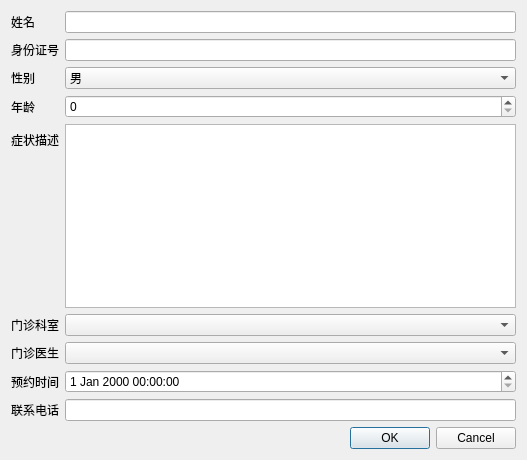
<?xml version="1.0" encoding="UTF-8"?>
<ui version="4.0">
 <class>AddBooking</class>
 <widget class="QDialog" name="AddBooking">
  <property name="geometry">
   <rect>
    <x>0</x>
    <y>0</y>
    <width>527</width>
    <height>460</height>
   </rect>
  </property>
  <property name="windowTitle">
   <string>Dialog</string>
  </property>
  <layout class="QVBoxLayout" name="verticalLayout">
   <item>
    <layout class="QFormLayout" name="formLayout">
     <item row="0" column="0">
      <widget class="QLabel" name="label">
       <property name="text">
        <string>姓名</string>
       </property>
      </widget>
     </item>
     <item row="0" column="1">
      <widget class="QLineEdit" name="lineEdit_name"/>
     </item>
     <item row="1" column="0">
      <widget class="QLabel" name="label_2">
       <property name="text">
        <string>身份证号</string>
       </property>
      </widget>
     </item>
     <item row="1" column="1">
      <widget class="QLineEdit" name="lineEdit_id"/>
     </item>
     <item row="2" column="0">
      <widget class="QLabel" name="label_3">
       <property name="text">
        <string>性别</string>
       </property>
      </widget>
     </item>
     <item row="2" column="1">
      <widget class="QComboBox" name="comboBox_sex">
       <item>
        <property name="text">
         <string>男</string>
        </property>
       </item>
       <item>
        <property name="text">
         <string>女</string>
        </property>
       </item>
      </widget>
     </item>
     <item row="3" column="0">
      <widget class="QLabel" name="label_4">
       <property name="text">
        <string>年龄</string>
       </property>
      </widget>
     </item>
     <item row="3" column="1">
      <widget class="QSpinBox" name="spinBox_age"/>
     </item>
     <item row="4" column="0">
      <widget class="QLabel" name="label_7">
       <property name="text">
        <string>症状描述</string>
       </property>
      </widget>
     </item>
     <item row="4" column="1">
      <widget class="QTextEdit" name="textEdit_symptom"/>
     </item>
     <item row="5" column="0">
      <widget class="QLabel" name="label_8">
       <property name="text">
        <string>门诊科室</string>
       </property>
      </widget>
     </item>
     <item row="5" column="1">
      <widget class="QComboBox" name="comboBox_department"/>
     </item>
     <item row="6" column="0">
      <widget class="QLabel" name="label_9">
       <property name="text">
        <string>门诊医生</string>
       </property>
      </widget>
     </item>
     <item row="6" column="1">
      <widget class="QComboBox" name="comboBox_doctor"/>
     </item>
     <item row="7" column="0">
      <widget class="QLabel" name="label_5">
       <property name="text">
        <string>预约时间</string>
       </property>
      </widget>
     </item>
     <item row="7" column="1">
      <widget class="QDateTimeEdit" name="dateTimeEdit_time"/>
     </item>
     <item row="8" column="0">
      <widget class="QLabel" name="label_6">
       <property name="text">
        <string>联系电话</string>
       </property>
      </widget>
     </item>
     <item row="8" column="1">
      <widget class="QLineEdit" name="lineEdit_phone"/>
     </item>
    </layout>
   </item>
   <item>
    <widget class="QDialogButtonBox" name="buttonBox">
     <property name="orientation">
      <enum>Qt::Horizontal</enum>
     </property>
     <property name="standardButtons">
      <set>QDialogButtonBox::Cancel|QDialogButtonBox::Ok</set>
     </property>
    </widget>
   </item>
  </layout>
 </widget>
 <resources/>
 <connections>
  <connection>
   <sender>buttonBox</sender>
   <signal>accepted()</signal>
   <receiver>AddBooking</receiver>
   <slot>accept()</slot>
   <hints>
    <hint type="sourcelabel">
     <x>248</x>
     <y>254</y>
    </hint>
    <hint type="destinationlabel">
     <x>157</x>
     <y>274</y>
    </hint>
   </hints>
  </connection>
  <connection>
   <sender>buttonBox</sender>
   <signal>rejected()</signal>
   <receiver>AddBooking</receiver>
   <slot>reject()</slot>
   <hints>
    <hint type="sourcelabel">
     <x>316</x>
     <y>260</y>
    </hint>
    <hint type="destinationlabel">
     <x>286</x>
     <y>274</y>
    </hint>
   </hints>
  </connection>
 </connections>
</ui>
